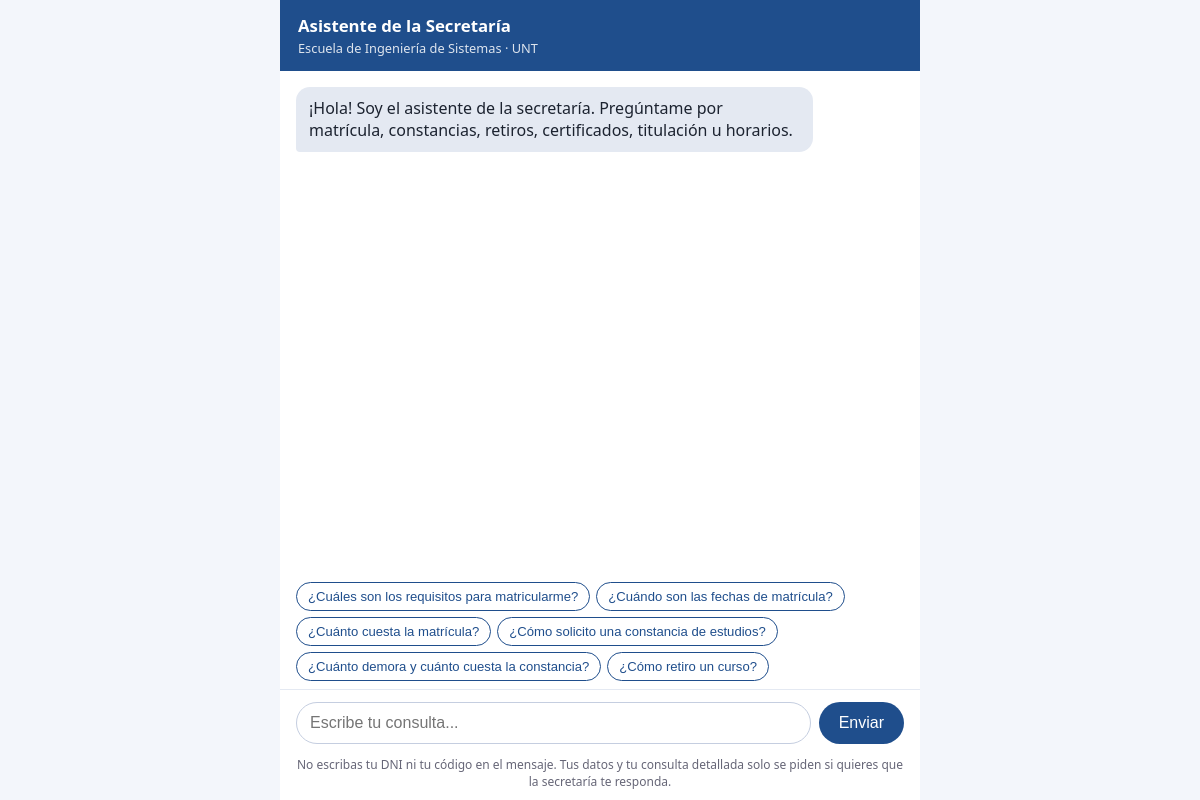
The page / on the database its author committed.
### tables this page shows
CREATE TABLE preguntas_frecuentes (
    id             INTEGER PRIMARY KEY AUTOINCREMENT,
    tramite_id     INTEGER REFERENCES tramites(id),
    pregunta       TEXT NOT NULL,
    palabras_clave TEXT NOT NULL,
    respuesta      TEXT NOT NULL,
    activa         INTEGER NOT NULL DEFAULT 1
);

### app.py (the view)
@app.get("/")
def inicio():
    with database.conexion() as c:
        sugerencias = [r["pregunta"] for r in c.execute(
            "SELECT pregunta FROM preguntas_frecuentes WHERE activa = 1 ORDER BY id LIMIT 6")]
    return render_template("index.html", sugerencias=sugerencias)

### database.py (called while the page is built)
def ruta_db():
    return os.environ.get("ASISTENTE_DB", str(BASE_DIR / "asistente.db"))

@contextmanager
def conexion():
    conn = sqlite3.connect(ruta_db())
    conn.row_factory = sqlite3.Row
    conn.execute("PRAGMA foreign_keys = ON")
    try:
        yield conn
        conn.commit()
    except Exception:
        conn.rollback()
        raise
    finally:
        conn.close()

### templates/index.html (shortened to what this page needs)
<!doctype html>
<html lang="es">
<head>
</head>
<body>
<main>
  <header>
    <h1>Asistente de la Secretaría</h1>
    <p>Escuela de Ingeniería de Sistemas · UNT</p>
  </header>
  <div id="mensajes" aria-live="polite"></div>
  <div id="sugerencias">
    {% for s in sugerencias %}<button type="button">{{ s }}</button>{% endfor %}
  </div>
  <form id="formulario" autocomplete="off">
    <input id="texto" maxlength="500" placeholder="Escribe tu consulta..." aria-label="Tu consulta" required>
    <button type="submit">Enviar</button>
  </form>
  <small>No escribas tu DNI ni tu código en el mensaje. Tus datos y tu consulta detallada solo se piden si quieres que la secretaría te responda.</small>
</main>
</body>
</html>

### templates/index.html (style rules this page uses)
:root { --azul:#1f4e8c; --fondo:#f3f6fb; --gris:#e4e9f2; }
* { box-sizing: border-box; }
body { margin:0; font-family: system-ui, sans-serif; background:var(--fondo); color:#1c2330; display:flex; justify-content:center; }
main { width:100%; max-width:640px; height:100vh; display:flex; flex-direction:column; background:#fff; }
header { background:var(--azul); color:#fff; padding:14px 18px; }
header h1 { margin:0; font-size:1.05rem; }
header p { margin:2px 0 0; font-size:.8rem; opacity:.85; }
#mensajes { flex:1; overflow-y:auto; padding:16px; display:flex; flex-direction:column; gap:10px; }
#sugerencias { display:flex; flex-wrap:wrap; gap:6px; padding:0 16px 8px; }
#sugerencias button { border:1px solid var(--azul); background:#fff; color:var(--azul); border-radius:16px; padding:6px 11px; font-size:.82rem; cursor:pointer; }
form { display:flex; gap:8px; padding:12px 16px; border-top:1px solid var(--gris); }
input { flex:1; padding:11px 13px; border:1px solid #c5cee0; border-radius:22px; font-size:1rem; }
form button { background:var(--azul); color:#fff; border:0; border-radius:22px; padding:0 20px; font-size:1rem; cursor:pointer; }
small { text-align:center; color:#667; padding:0 16px 10px; font-size:.75rem; }

### rows shown on the page
preguntas_frecuentes: pregunta "¿Cuáles son los requisitos para matricularme?"
preguntas_frecuentes: pregunta "¿Cuándo son las fechas de matrícula?"
preguntas_frecuentes: pregunta "¿Cuánto cuesta la matrícula?"
preguntas_frecuentes: pregunta "¿Cómo solicito una constancia de estudios?"
preguntas_frecuentes: pregunta "¿Cuánto demora y cuánto cuesta la constancia?"
preguntas_frecuentes: pregunta "¿Cómo retiro un curso?"
